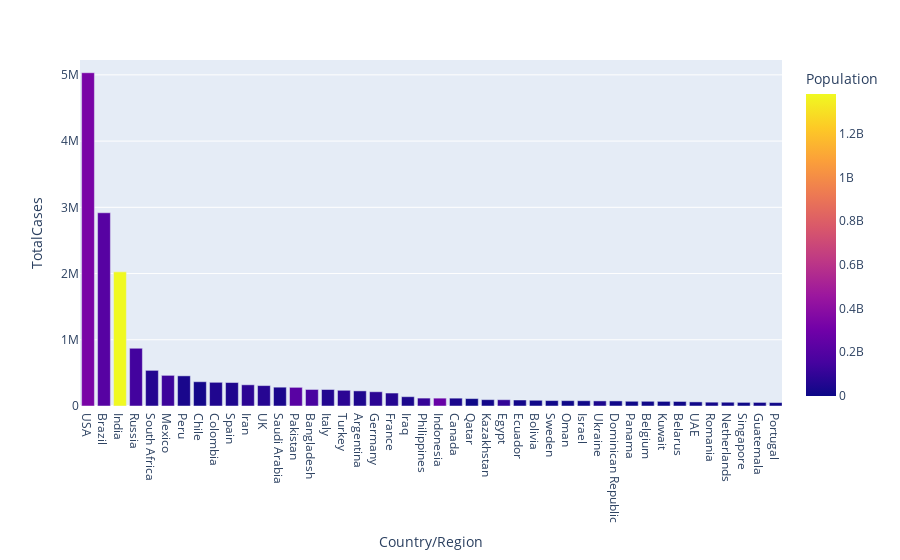

This figure's notebook cell:
### Code cell
px.bar(covid_df,x=covid_df['Country/Region'],y=covid_df['TotalCases'],color=covid_df['Population'])

### Figure 1 — Plotly figure (JSON) as saved in the notebook; plotly's stock layout.template omitted (floating-point values rounded to 4 significant figures; data arrays with more than 128 entries replaced by an {"elided": "..."} marker saying what was removed)
{"data": [{"alignmentgroup": "True", "hovertemplate": "Country/Region=%{x}<br>TotalCases=%{y}<br>Population=%{marker.color}<extra></extra>", "legendgroup": "", "marker": {"color": {"elided": "209 int values"}, "coloraxis": "coloraxis", "pattern": {"shape": ""}}, "name": "", "offsetgroup": "", "orientation": "v", "showlegend": false, "textposition": "auto", "type": "bar", "x": {"elided": "209 str values"}, "xaxis": "x", "y": {"elided": "209 int values"}, "yaxis": "y"}], "layout": {"autosize": true, "barmode": "relative", "coloraxis": {"colorbar": {"title": {"text": "Population"}}, "colorscale": [[0, "#0d0887"], [0.1111, "#46039f"], [0.2222, "#7201a8"], [0.3333, "#9c179e"], [0.4444, "#bd3786"], [0.5556, "#d8576b"], [0.6667, "#ed7953"], [0.7778, "#fb9f3a"], [0.8889, "#fdca26"], [1, "#f0f921"]]}, "legend": {"tracegroupgap": 0}, "margin": {"t": 60}, "xaxis": {"anchor": "y", "autorange": false, "domain": [0, 1], "range": [-0.5, 43.39], "title": {"text": "Country/Region"}, "type": "category"}, "yaxis": {"anchor": "x", "autorange": false, "domain": [0, 1], "range": [0, 5224000.0], "title": {"text": "TotalCases"}, "type": "linear"}}}
